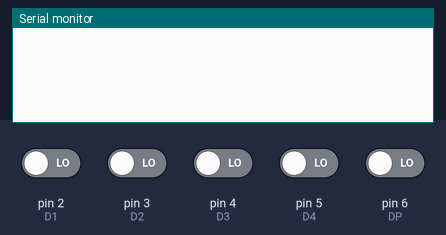
A sketch run on a simulated Arduino Uno, built with avr-gcc and run on an emulated ATmega328P. On the bench: the last lines printed to the serial monitor. The test bench sets the inputs (shaded band); at power-on: pin 2 (D1), pin 3 (D2), pin 4 (D3), pin 5 (D4), pin 6 (DP) LOW.

Above: at 1.2 s.
1.3 s: pin 6 (DP) driven HIGH
At 2.4 s:
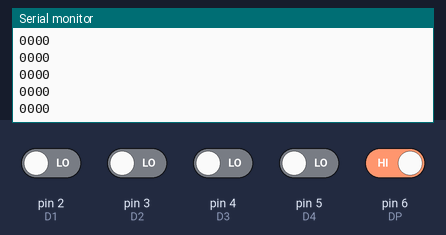
3.2 s: pin 2 (D1) driven HIGH
At 4.1 s:
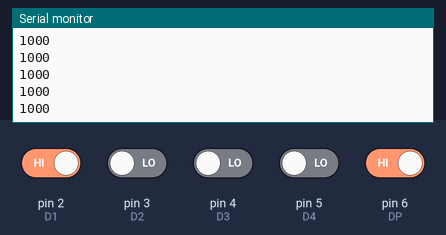
4.7 s: pin 3 (D2) driven HIGH
At 5.7 s:
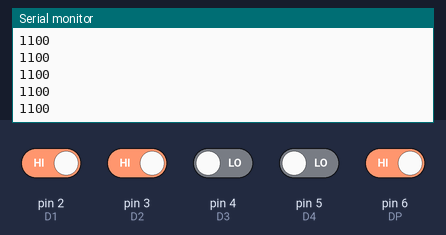
6.2 s: pin 4 (D3) driven HIGH
At 7.0 s:
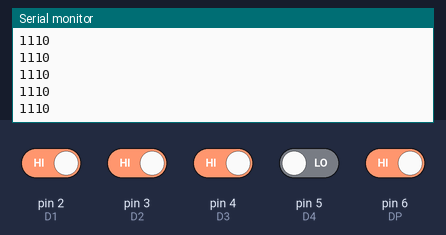
7.7 s: pin 5 (D4) driven HIGH
At 8.6 s:
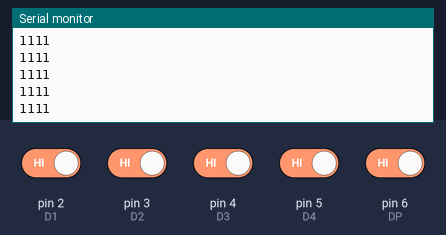
9.2 s: pin 2 (D1) driven LOW
At 10.2 s:
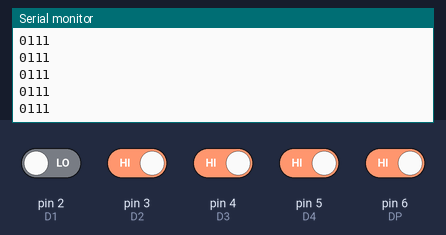
Timing chart, 0 to 11.7 s (numbered marks = the images above; inputs shaded):
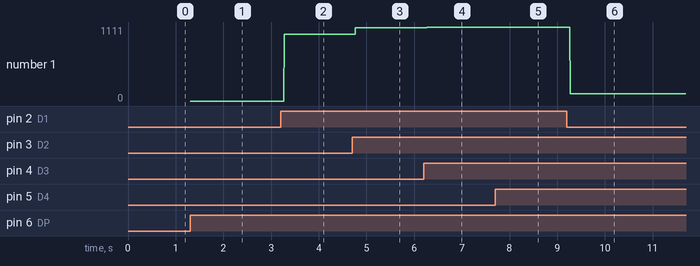

The sketch:

Detector_Data.ino
```cpp
#define D1 2
#define D2 3
#define D3 4
#define D4 5
#define DP 6

void setup() {
  pinMode(D1, INPUT);
  pinMode(D2, INPUT);
  pinMode(D3, INPUT);
  pinMode(D4, INPUT);
  pinMode(DP, INPUT);
  Serial.begin(9600);
}

void loop() {
    if(digitalRead(DP) == 1){
      Serial.print(digitalRead(D1));
      Serial.print(digitalRead(D2));
      Serial.print(digitalRead(D3));
      Serial.println(digitalRead(D4));
    }
}
```

Measured:
- after the input at 1.3 s, the serial monitor: prints a new line at once (image 1)
- after the input at 3.2 s, the serial monitor: prints a new line after 0.07 s (image 2)
- after the input at 4.7 s, the serial monitor: prints a new line after 0.07 s (image 3)
- after the input at 6.2 s, the serial monitor: prints a new line after 0.07 s (image 4)
- after the input at 7.7 s, the serial monitor: prints a new line after 0.06 s (image 5)
- after the input at 9.2 s, the serial monitor: prints a new line after 0.07 s (image 6)
- plotted number 1: 0 → 1000 after the input at 3.2 s, 1000 → 1100 after the input at 4.7 s, 1100 → 1110 after the input at 6.2 s, 1110 → 1111 after the input at 7.7 s, 1111 → 111 after the input at 9.2 s
